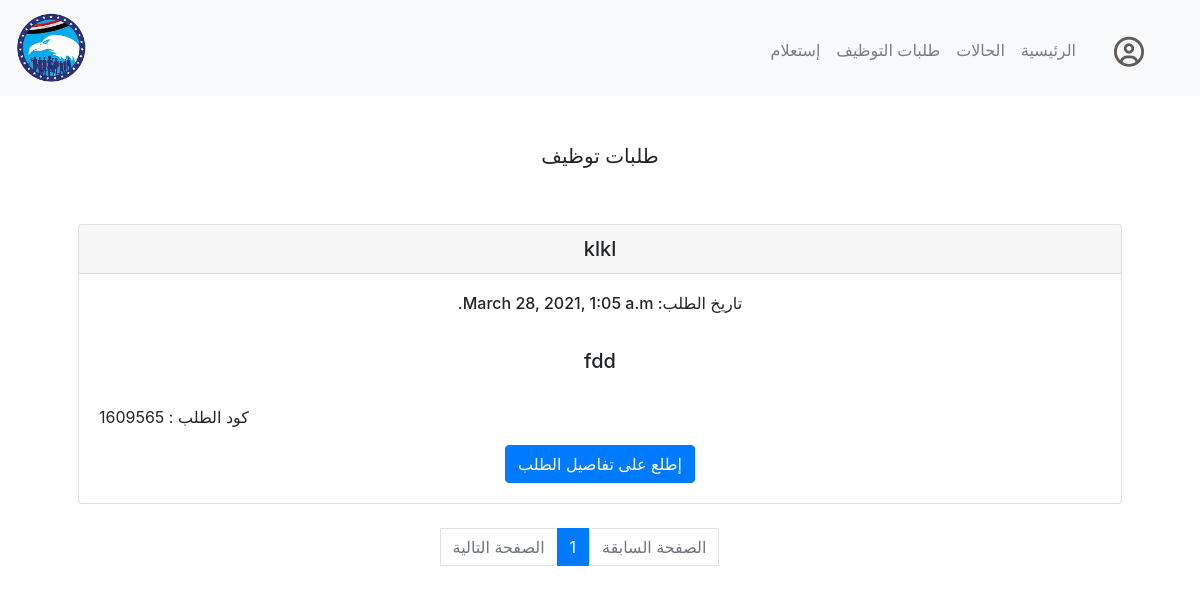
The app's page /closedjobs (signed in), older data.
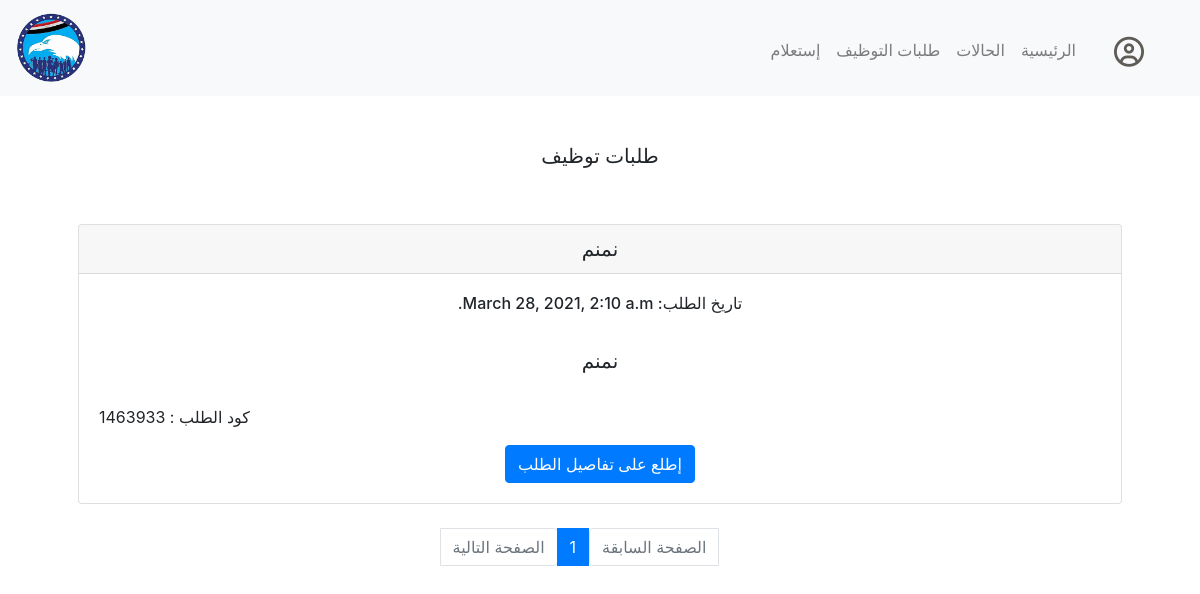
The same page, newer data.
### inhouse/models.py (models this page shows)
class Jobs(models.Model):
    jobCode = models.CharField(max_length=12)
    jobPersonaId = models.ForeignKey(Person, on_delete=models.CASCADE, related_name="applicants")
    jobDate = models.DateTimeField()
    jobStatus = models.CharField(max_length=20)
    jobUniversity = models.CharField(max_length=64)
    jobEduMajor = models.CharField(max_length=64)
    jobExtraDetails = models.TextField(blank=True)
    JobResponsible = models.ForeignKey(settings.AUTH_USER_MODEL, on_delete=models.CASCADE, related_name="hr")
    jobCV = models.FileField()

### inhouse/views.py (the view)
# urls.py: path("closedjobs", views.closedjobs, name="closedjobs"),
def closedjobs(request):
    if not request.user.is_authenticated:
        return HttpResponseRedirect(reverse("login"))
    cases_list = Jobs.objects.all().order_by('-id')
    paginator = Paginator(cases_list, 5)
    try:
        page = int(request.GET.get('page', '1'))
    except:
        page = 1
    try:
        cases = paginator.page(page)
    except(EmptyPage, InvalidPage):
        cases = paginator.page(paginator.num_pages)
    return render(request, "inhouse/closedjobs.html", {
        "cases" : cases
    })

### inhouse/templates/inhouse/closedjobs.html (shortened to what this page needs)
{% extends "inhouse/layout.html" %}
{% block main %}
{% if cases %}
<h5>طلبات توظيف</h5>
        {% for case in cases.object_list %}
        {% if case.jobStatus == 'closed' %}
        <br><br>
        <div class="card">
            <h5 class="card-header">{{case.jobEduMajor}}</h5>
            <div class="card-body">
              <h6 dir="rtl" class="card-title">تاريخ الطلب: {{case.jobDate}}</h6>
              <br>
              <h5 class="card-text">{{ case.jobExtraDetails|linebreaksbr }}</h5>
              <br>
              <p class="text-left"> كود الطلب : {{case.jobCode}}</p>
              <a href="{% url 'case' case.jobCode %}" class="btn btn-primary">إطلع على تفاصيل الطلب</a>
            </div>
          </div>
        {% endif %}
        {% endfor %}
{% else %}
<h5>لا يوجد طلبات جديدة</h5>
{% endif %}
<br>
<nav aria-label="Page navigation example ">
    <ul dir="rtl" class="pagination justify-content-center">
       {% if cases.has_previous %}
      <li class="page-item"><a class="page-link" href="?page={{ cases.previous_page_number}}">الصفحة السابقة</a></li>
      {% else %}
      <li class="page-item disabled"><a class="page-link disabled" aria-disabled="true" href="#">الصفحة السابقة</a></li>
      {% endif %}
      {% for pg in cases.paginator.page_range %}
      {% if cases.number == pg %}
      <li class="page-item active"><a class="page-link" href="?page={{pg}}">{{pg}}</a></li>
      {% else %}
      <li class="page-item"><a class="page-link" href="?page={{pg}}">{{pg}}</a></li>
      {% endif %}
      {% endfor %}
      {% if cases.has_next %}
      <li class="page-item"><a class="page-link" href="?page={{ cases.next_page_number}}">الصفحة التالية</a></li>
      {% else %}
      <li class="page-item disabled"><a class="page-link disabled" aria-disabled="true" href="#">الصفحة التالية</a></li>
      {% endif %}
    </ul>
  </nav>
{% endblock %}

Row changes from the older to the newer data that the page shows:
removed Jobs: jobEduMajor "klkl", jobDate "March 28, 2021, 1:05 a.m.", jobExtraDetails "fdd", jobCode "1609565"
added Jobs: jobEduMajor "نمنم", jobDate "March 28, 2021, 2:10 a.m.", jobExtraDetails "نمنم", jobCode "1463933"
